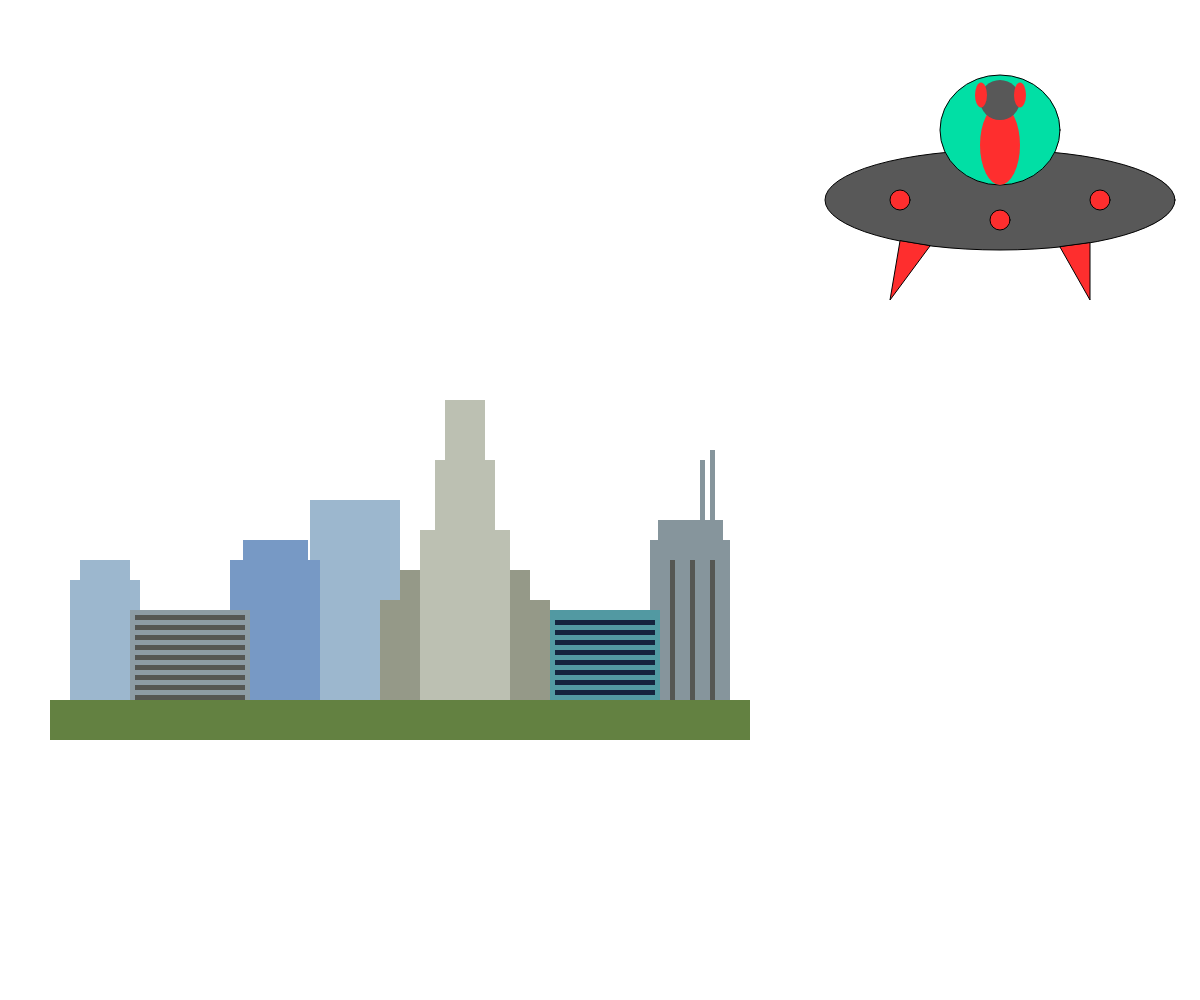
Frame 1 (no input)
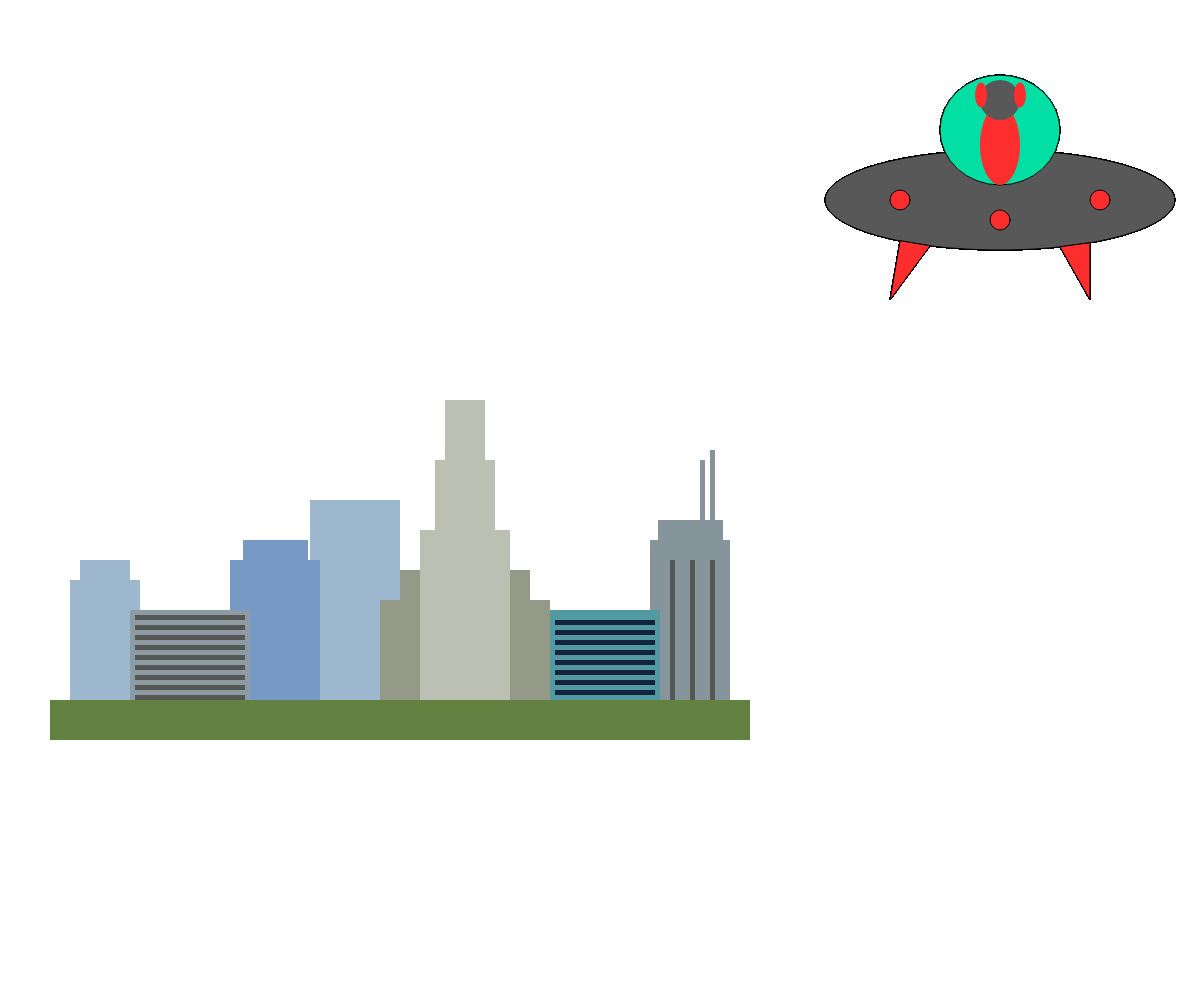
Frame 60 (no input)
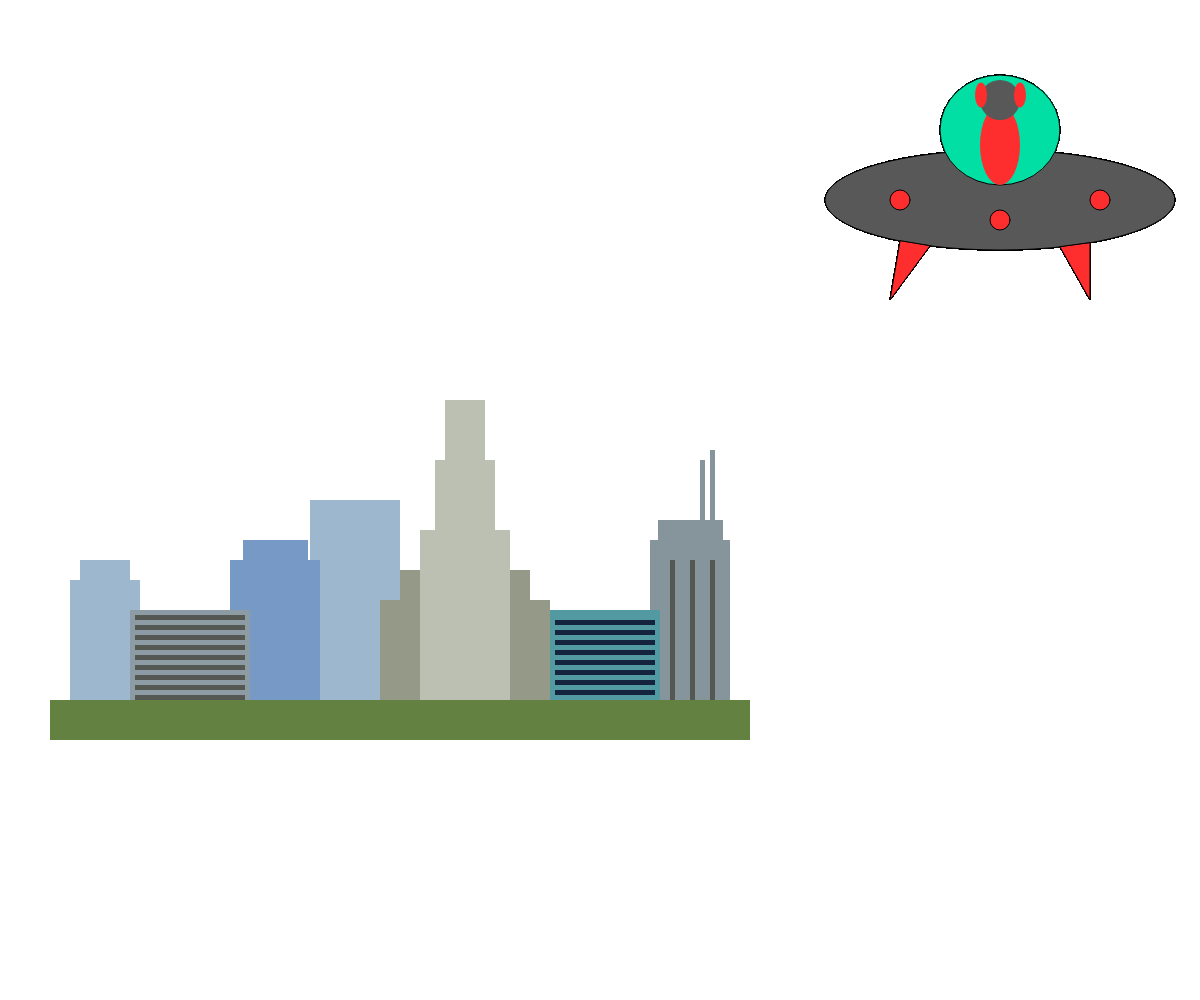
Frame 120 (the mouse pressed at the canvas centre since frame 60)

The p5.js sketch that drew these frames (run headless with seeded random() and noise() and a simulated clock; from frame 60 on, the mouse is pressed at the canvas centre):

// p5.js sketch
// ── sketch.js
function setup() {

  createCanvas(window.innerWidth, window.innerHeight);

  background(255);
}

function draw(){

    stroke(0);

    //Alien Ship & Alien

    fill("#585858");
    ellipse(1000, 200, 350, 100);//body
    fill("#01DFA5");
    ellipse(1000, 130, 120, 110);//head

    noStroke();
    fill("#FE2E2E");
    ellipse(1000,145, 40, 80);//figure
    fill("#585858");;
    ellipse(1000,100, 40, 40);//head
    fill("#FE2E2E");
    ellipse(981, 95, 12, 25);//left eye
    ellipse(1020,95, 12, 25);//right eye

    stroke(0);
    fill("#FE2E2E");
    ellipse(900,200,20,20);
    ellipse(1000,220,20,20);
    ellipse(1100,200,20,20);

    triangle(900, 241, 890, 300, 930, 246);
    triangle(1060, 247, 1090, 300, 1090, 243);

    //city

    noStroke();

    fill(99,129,65);
    rect(50, 700, 700, 40);


    fill(156,183,206);
    rect(70, 580, 70, 120);
    rect(80, 560, 50, 20);//building 1

    fill(156,183,206);
    rect(310, 500, 90, 200);//building 4

    fill(119,153,197);
    rect(230, 560, 90, 140);
    rect(243, 540, 65, 20);//building 3

    fill(141,156,164);
    rect(130, 610, 120, 90);//building 2
    fill(85,87,83);
    rect(135, 615, 110,5);
    rect(135, 625, 110,5);
    rect(135, 635, 110,5);
    rect(135, 645, 110,5);
    rect(135, 655, 110,5);
    rect(135, 665, 110,5);
    rect(135, 675, 110,5);
    rect(135, 685, 110,5);
    rect(135, 695, 110,5);




    fill(188,192,178);
    rect(420, 530, 90, 170);//building 5
    rect(435, 460, 60, 70);//top1
    rect(445, 400, 40, 70);//top2
    fill(149,153,136);
    rect(380, 600, 40, 100);//left
    rect(400, 570, 20, 30);//left top
    fill(149,153,136);
    rect(510, 600, 40, 100);//right
    rect(510, 570, 20, 30);//right top

    fill(134,149,156);
    rect(650, 540, 80, 160);
    rect(710, 450, 5, 80);
    rect(700, 460, 5, 70);
    rect(658, 520, 65, 20);//building 7
    fill(85,87,83);
    rect(670, 560, 5, 140);
    rect(690, 560, 5, 140);
    rect(710, 560, 5, 140);


    fill(82,153,162);
    rect(550, 610, 110, 90);//building 6
    fill(20,35,62);
    rect(555,620,100,5);
    rect(555,630,100,5);
    rect(555,640,100,5);
    rect(555,650,100,5);
    rect(555,660,100,5);
    rect(555,670,100,5);
    rect(555,680,100,5);
    rect(555,690,100,5);


}
